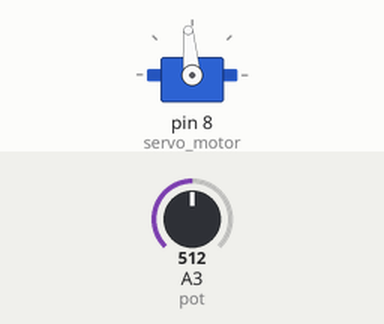
The sketch below on a simulated Arduino Uno, built with avr-gcc and run on an emulated ATmega328P. Shown: servo. The inputs (shaded band) are chosen by the test bench; at power-on: A3 (pot) = 512.

Above: at 1.2 s.
1.3 s: A3 (pot) set to 716
At 1.6 s:
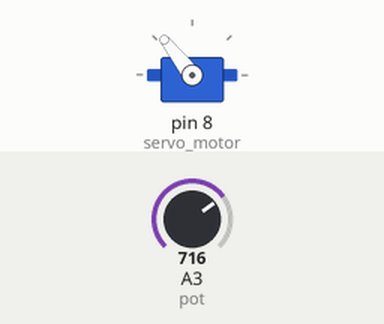
2.8 s: A3 (pot) set to 900
At 4.0 s:
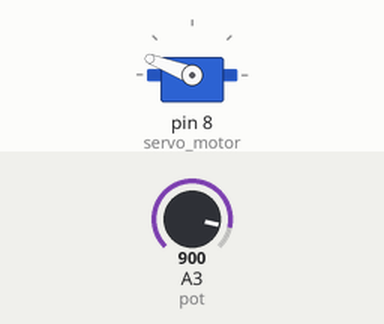
4.3 s: A3 (pot) set to 1023
At 5.3 s:
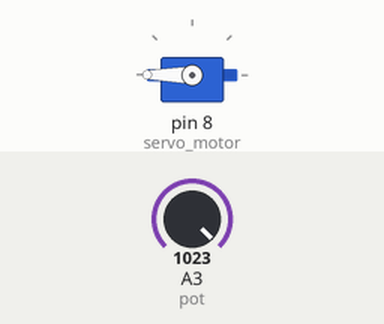
5.8 s: A3 (pot) set to 306
At 6.6 s:
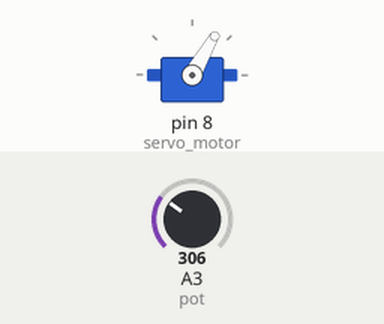
7.3 s: A3 (pot) set to 122
At 7.9 s:
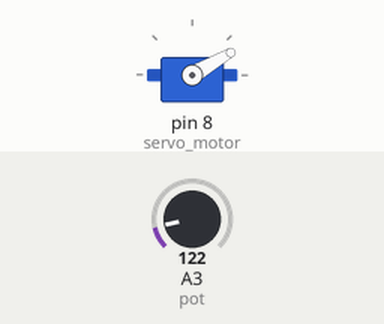
Timing chart, 0 to 9.8 s (numbered marks = the images above; inputs shaded):
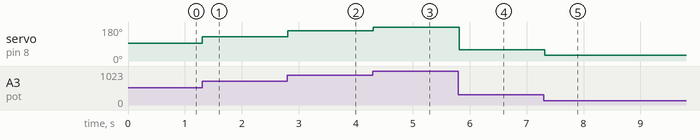

Measured:
- after the input at 1.3 s, servo on pin 8 (servo_motor): 95° → 128° at once
- after the input at 2.8 s, servo on pin 8 (servo_motor): 128° → 159° at once
- after the input at 4.3 s, servo on pin 8 (servo_motor): 159° → 180° at once
- after the input at 5.8 s, servo on pin 8 (servo_motor): 180° → 60° at once
- after the input at 7.3 s, servo on pin 8 (servo_motor): 60° → 30° at once

The sketch:

potenciometro_servomotor.ino
```cpp
#include <Servo.h>

const int pot = A3;
int leitura;

Servo servo_motor;

void setup() {
  pinMode(pot, INPUT);
  servo_motor.attach(8);
}

void loop() {
  leitura = analogRead(pot);
  leitura = map(leitura, 0, 1023, 10, 180);
  servo_motor.write(leitura);
  delay(100);
}
```
